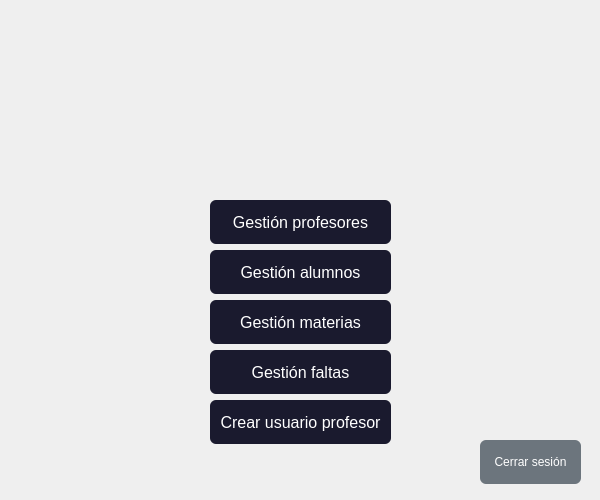
<?xml version="1.0" encoding="UTF-8"?>
<ui version="4.0">
 <class>PantallaAdmin</class>
 <widget class="QWidget" name="PantallaAdmin">
  <property name="geometry">
   <rect>
    <x>0</x>
    <y>0</y>
    <width>600</width>
    <height>500</height>
   </rect>
  </property>
  <property name="windowTitle">
   <string>ITES Académico</string>
  </property>
  <widget class="QLabel" name="lbl_fondo">
   <property name="geometry">
    <rect>
     <x>0</x>
     <y>0</y>
     <width>600</width>
     <height>500</height>
    </rect>
   </property>
   <property name="text">
    <string/>
   </property>
   <property name="scaledContents">
    <bool>true</bool>
   </property>
  </widget>
  <widget class="QPushButton" name="btn_profesores">
   <property name="geometry">
    <rect>
     <x>210</x>
     <y>200</y>
     <width>181</width>
     <height>44</height>
    </rect>
   </property>
   <property name="font">
    <font>
     <pointsize>12</pointsize>
    </font>
   </property>
   <property name="styleSheet">
    <string>QPushButton { background-color: #1a1a2e; color: white; border-radius: 6px; min-height: 44px; }
QPushButton:hover { background-color: #16213e; }</string>
   </property>
   <property name="text">
    <string>Gestión profesores</string>
   </property>
  </widget>
  <widget class="QPushButton" name="btn_alumnos">
   <property name="geometry">
    <rect>
     <x>210</x>
     <y>250</y>
     <width>181</width>
     <height>44</height>
    </rect>
   </property>
   <property name="font">
    <font>
     <pointsize>12</pointsize>
    </font>
   </property>
   <property name="styleSheet">
    <string>QPushButton { background-color: #1a1a2e; color: white; border-radius: 6px; min-height: 44px; }
QPushButton:hover { background-color: #16213e; }</string>
   </property>
   <property name="text">
    <string>Gestión alumnos</string>
   </property>
  </widget>
  <widget class="QPushButton" name="btn_materias">
   <property name="geometry">
    <rect>
     <x>210</x>
     <y>300</y>
     <width>181</width>
     <height>44</height>
    </rect>
   </property>
   <property name="font">
    <font>
     <pointsize>12</pointsize>
    </font>
   </property>
   <property name="styleSheet">
    <string>QPushButton { background-color: #1a1a2e; color: white; border-radius: 6px; min-height: 44px; }
QPushButton:hover { background-color: #16213e; }</string>
   </property>
   <property name="text">
    <string>Gestión materias</string>
   </property>
  </widget>
  <widget class="QPushButton" name="btn_faltas">
   <property name="geometry">
    <rect>
     <x>210</x>
     <y>350</y>
     <width>181</width>
     <height>44</height>
    </rect>
   </property>
   <property name="font">
    <font>
     <pointsize>12</pointsize>
    </font>
   </property>
   <property name="styleSheet">
    <string>QPushButton { background-color: #1a1a2e; color: white; border-radius: 6px; min-height: 44px; }
QPushButton:hover { background-color: #16213e; }</string>
   </property>
   <property name="text">
    <string>Gestión faltas</string>
   </property>
  </widget>
  <widget class="QPushButton" name="btn_crear_profesor">
   <property name="geometry">
    <rect>
     <x>210</x>
     <y>400</y>
     <width>181</width>
     <height>44</height>
    </rect>
   </property>
   <property name="font">
    <font>
     <pointsize>12</pointsize>
    </font>
   </property>
   <property name="styleSheet">
    <string>QPushButton { background-color: #1a1a2e; color: white; border-radius: 6px; min-height: 44px; }
QPushButton:hover { background-color: #16213e; }</string>
   </property>
   <property name="text">
    <string>Crear usuario profesor</string>
   </property>
  </widget>
  <widget class="QPushButton" name="btn_cerrar">
   <property name="geometry">
    <rect>
     <x>480</x>
     <y>440</y>
     <width>101</width>
     <height>44</height>
    </rect>
   </property>
   <property name="styleSheet">
    <string>QPushButton { background-color: #6c757d; color: white; border-radius: 6px; min-height: 44px; }
QPushButton:hover { background-color: #5a6268; }</string>
   </property>
   <property name="text">
    <string>Cerrar sesión</string>
   </property>
  </widget>
 </widget>
 <resources/>
 <connections/>
</ui>
